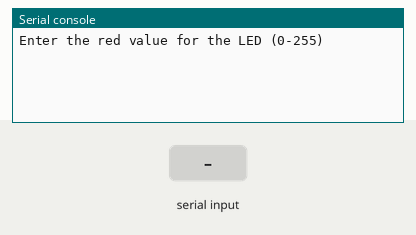
Simulated run of this program. Board: BBC micro:bit running MicroPython. Parts: the last lines printed to the serial console. The inputs (shaded band) are chosen by the test bench. No radio messages arrive unless stated (any console line starting 'radio sent:' is added by the test bench).

Above: at 1.2 s.
1.3 s: "1" typed at the serial console, then Enter
At 2.3 s:
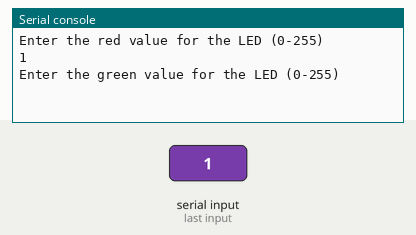
2.8 s: "0" typed at the serial console, then Enter
At 3.4 s:
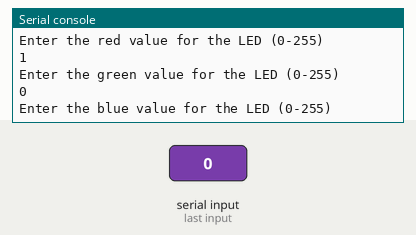
4.3 s: "2" typed at the serial console, then Enter
At 5.8 s:
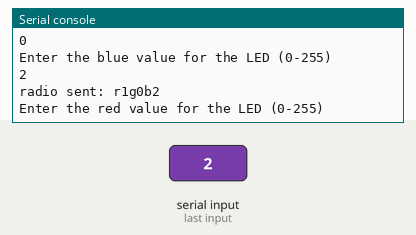

Measured:
- after the input at 1.3 s, the serial console: prints a new line at once (image 1)
- after the input at 2.8 s, the serial console: prints a new line at once (image 2)
- after the input at 4.3 s, the serial console: prints a new line at once (image 3)

The program:

radio_led_stick_sender.py
```python
from microbit import *
import radio

# Turn on the radio
radio.on()

while True:
    r_value = input("Enter the red value for the LED (0-255)\n")
    g_value = input("Enter the green value for the LED (0-255)\n")
    b_value = input("Enter the blue value for the LED (0-255)\n")

    radio.send("r" + r_value + "g" + g_value + "b" + b_value)
```
